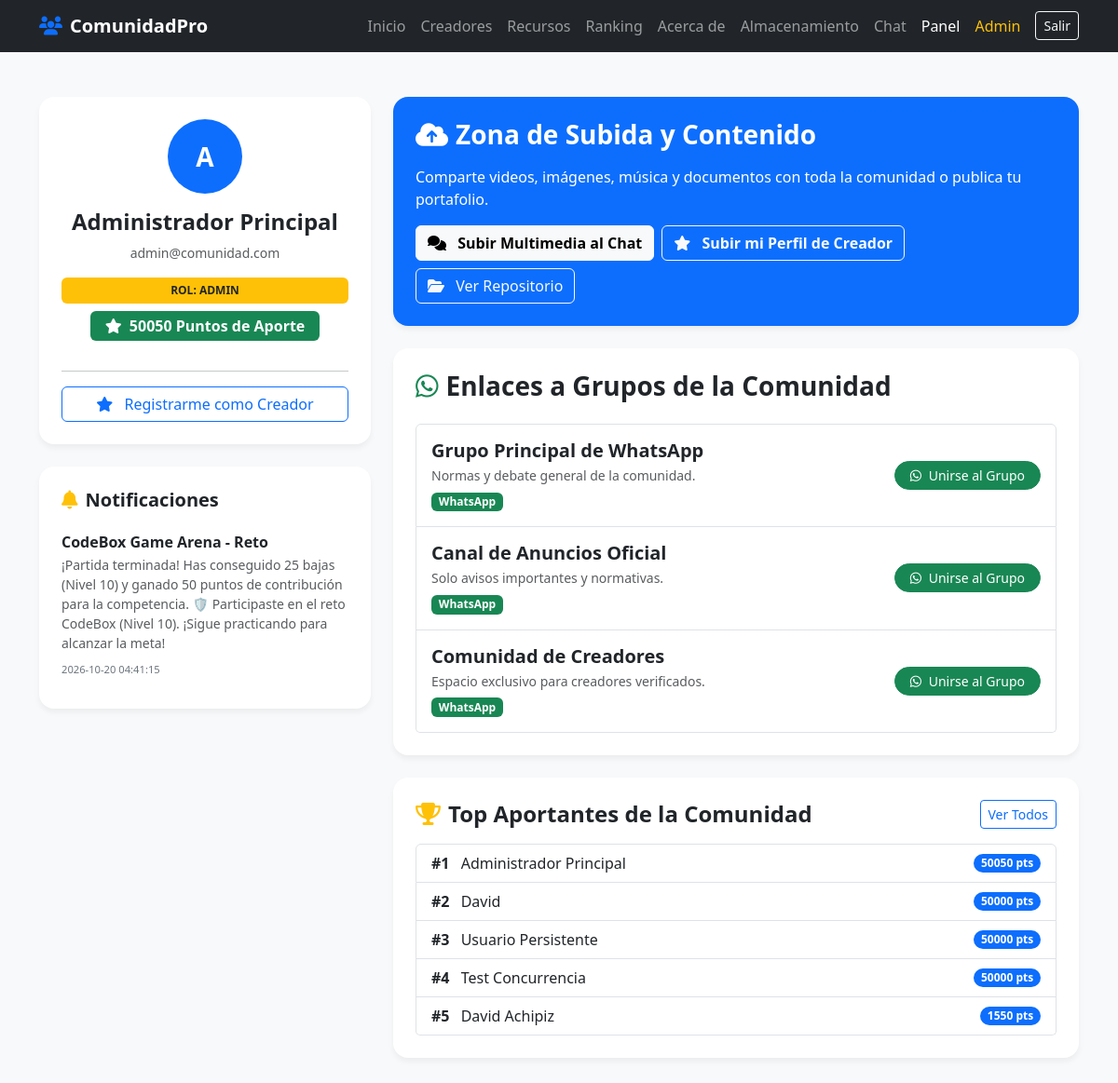
/dashboard (signed in), run on an earlier commit of the app's database.
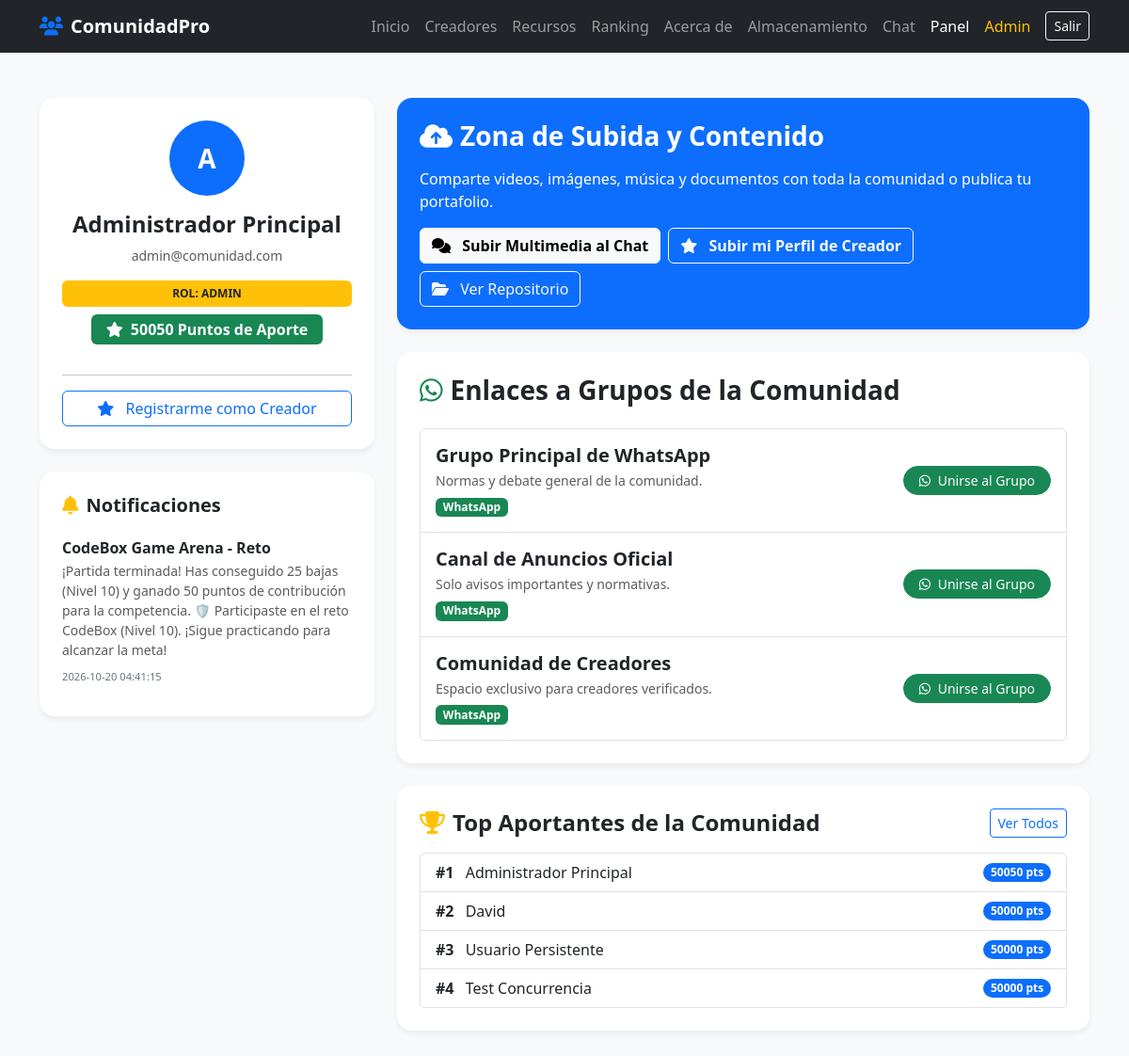
And on a later commit of the database.
### tables this page shows
CREATE TABLE notificaciones (
            id INTEGER PRIMARY KEY AUTOINCREMENT,
            usuario_id INTEGER,
            titulo TEXT,
            mensaje TEXT,
            leido INTEGER DEFAULT 0,
            creado_en TIMESTAMP DEFAULT CURRENT_TIMESTAMP,
            FOREIGN KEY (usuario_id) REFERENCES usuarios (id) ON DELETE CASCADE
        );

CREATE TABLE enlaces_grupo (
            id INTEGER PRIMARY KEY AUTOINCREMENT,
            titulo TEXT NOT NULL,
            url TEXT NOT NULL,
            descripcion TEXT,
            categoria TEXT DEFAULT 'WhatsApp'
        );

CREATE TABLE usuarios (
            id INTEGER PRIMARY KEY AUTOINCREMENT,
            nombre TEXT NOT NULL,
            email TEXT UNIQUE NOT NULL,
            password TEXT NOT NULL,
            rol TEXT DEFAULT 'miembro', -- 'admin', 'moderador', 'creador', 'miembro'
            estado TEXT DEFAULT 'activo', -- 'activo', 'suspendido'
            puntos_contribucion INTEGER DEFAULT 0,
            nivel_maximo INTEGER DEFAULT 1,
            creado_en TIMESTAMP DEFAULT CURRENT_TIMESTAMP
        );

### gestor_comunidad.py (the view)
@app.route('/dashboard')
def dashboard():
    user = get_current_user()
    if not user:
        flash("Inicia sesión para continuar.", "error")
        return redirect(url_for('login'))
    conn = get_db_connection()
    conn.row_factory = sqlite3.Row
    c = conn.cursor()
    c.execute("SELECT * FROM enlaces_grupo")
    enlaces = c.fetchall()
    c.execute("SELECT * FROM creadores WHERE usuario_id = ?", (user['id'],))
    mi_perfil_creador = c.fetchone()
    c.execute("SELECT * FROM usuarios ORDER BY puntos_contribucion DESC LIMIT 10")
    top_aportantes = c.fetchall()
    c.execute("SELECT * FROM notificaciones WHERE usuario_id = ? ORDER BY creado_en DESC LIMIT 10", (user['id'],))
    notificaciones = c.fetchall()
    conn.close()
    return render_template('community_dashboard.html', usuario=user, enlaces=enlaces, mi_perfil_creador=mi_perfil_creador, top_aportantes=top_aportantes, notificaciones=notificaciones)

### gestor_comunidad.py (called while the page is built)
def get_db_connection():
    conn = sqlite3.connect(DB_PATH, timeout=30.0)
    conn.row_factory = sqlite3.Row
    try:
        conn.execute("PRAGMA journal_mode=WAL;")
        conn.execute("PRAGMA synchronous=NORMAL;")
    except Exception:
        pass
    return conn

@app.context_processor
def inject_config():
    try:
        conn = get_db_connection()
        conn.row_factory = sqlite3.Row
        rows = conn.execute("SELECT clave, valor FROM configuracion_plataforma").fetchall()
        conn.close()
        cfg = {row['clave']: row['valor'] for row in rows}
    except Exception:
        cfg = {
            "titulo_plataforma": "ComunidadPro",
            "color_principal": "#667eea",
            "color_secundario": "#764ba2",
            "mensaje_bienvenida": "Únete a nuestros grupos oficiales y descubre talento de creadores independientes.",
            "footer_texto": "ComunidadPro - Todos los derechos reservados 2026",
            "modo_juegos_activo": "1"
        }
    return dict(cfg=cfg)

### templates/community_dashboard.html (shortened to what the changed rows need)
<!DOCTYPE html>
<html lang="es">
<head>
    <link href="https://cdn.jsdelivr.net/npm/bootstrap@5.3.0/dist/css/bootstrap.min.css" rel="stylesheet">
    <link rel="stylesheet" href="https://cdnjs.cloudflare.com/ajax/libs/font-awesome/6.4.0/css/all.min.css">
</head>
<body>
    <div class="container my-5">
        <div class="row">
            <div class="col-md-4 mb-4">
                <div class="card p-4 text-center">
                    {% if mi_perfil_creador and mi_perfil_creador.avatar %}
                        <img src="{{ url_for('static', filename='uploads/' + mi_perfil_creador.avatar) }}" class="rounded-circle mx-auto mb-3" style="width: 80px; height: 80px; object-fit: cover;">
                    {% else %}
                        <div class="bg-primary text-white rounded-circle mx-auto d-flex align-items-center justify-content-center fw-bold fs-3 mb-3" style="width: 80px; height: 80px;">
                            {{ usuario.nombre[0]|upper }}
                        </div>
                    {% endif %}
                    <h4 class="fw-bold">{{ usuario.nombre }}</h4>
                    <p class="text-muted small">{{ usuario.email }}</p>
                    <span class="badge bg-{{ 'warning text-dark' if usuario.rol == 'admin' else ('info' if usuario.rol == 'creador' else 'secondary') }} py-2 mb-2 text-uppercase">
                        Rol: {{ usuario.rol }}
                    </span>
                    <div class="mb-3">
                        <span class="badge bg-success fs-6 px-3 py-2"><i class="fas fa-star me-1"></i> {{ usuario.puntos_contribucion }} Puntos de Aporte</span>
                    </div>
                    <hr>
                    <div class="d-grid gap-2">
                        <a href="{{ url_for('registrar_creador') }}" class="btn btn-outline-primary">
                        </a>
                    </div>
                </div>
                <div class="card p-4 mt-4 bg-white">
                    {% if notificaciones %}
                        <div class="list-group list-group-flush">
                            {% for n in notificaciones %}
                                <div class="list-group-item px-0 py-2">
                                    <h6 class="mb-1 fw-bold fs-6">{{ n.titulo }}</h6>
                                    <p class="mb-1 small text-muted">{{ n.mensaje }}</p>
                                    <small class="text-secondary" style="font-size: 0.7rem;">{{ n.creado_en }}</small>
                                </div>
                            {% endfor %}
                        </div>
                    {% else %}
                        <p class="text-muted small mb-0">No tienes notificaciones recientes.</p>
                    {% endif %}
                </div>
            </div>
            <div class="col-md-8">
                <div class="card p-4 mb-4">
                    <div class="list-group">
                        {% for enlace in enlaces %}
                            <div class="list-group-item list-group-item-action d-flex justify-content-between align-items-center py-3">
                                <div>
                                    <h5 class="mb-1 fw-bold">{{ enlace.titulo }}</h5>
                                    <p class="mb-1 text-muted small">{{ enlace.descripcion }}</p>
                                    <span class="badge bg-success small">{{ enlace.categoria }}</span>
                                </div>
                                <a href="{{ enlace.url }}" target="_blank" class="btn btn-success btn-sm px-3 rounded-pill">
                                    <i class="fab fa-whatsapp me-1"></i> Unirse al Grupo
                                </a>
                            </div>
                        {% endfor %}
                    </div>
                </div>
                <div class="card p-4">
                    <div class="list-group">
                        {% for aportante in top_aportantes[:5] %}
                            <div class="list-group-item d-flex justify-content-between align-items-center">
                                <div>
                                    <span class="fw-bold me-2">#{{ loop.index }}</span>
                                    <span>{{ aportante.nombre }}</span>
                                </div>
                                <span class="badge bg-primary rounded-pill">{{ aportante.puntos_contribucion }} pts</span>
                            </div>
                        {% endfor %}
                    </div>
                </div>
            </div>
        </div>
    </div>
</body>
</html>

What changed in the data, as far as the page shows it:
removed usuarios: nombre "David Achipiz", puntos_contribucion "1550"
